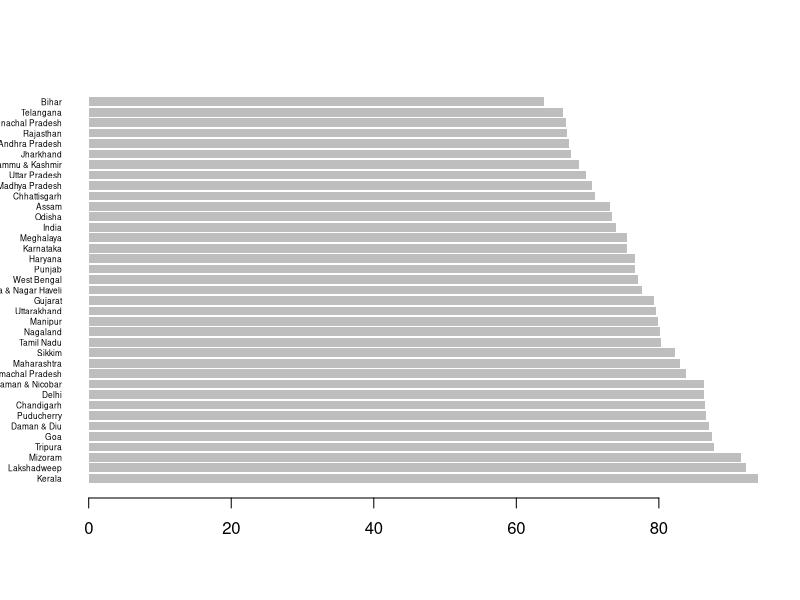

Reproduce this figure in R.
#Concerned Statewise Literacy Rate Data is taken from Census 2011
#url -> http://censusindia.gov.in/2011-prov-results/data_files/india/Final_PPT_2011_chapter6.pdf

myvalues <- read.csv("literacy.csv")
#ordering the data 
high.order <- order(myvalues$Literacy, decreasing=TRUE)
education.high <- myvalues[high.order,]
#plotting the data
barplot(myvalues$Literacy, names.arg=myvalues$State, horiz=TRUE, las=1, cex.names=0.5, border=NA)
summary(myvalues)
